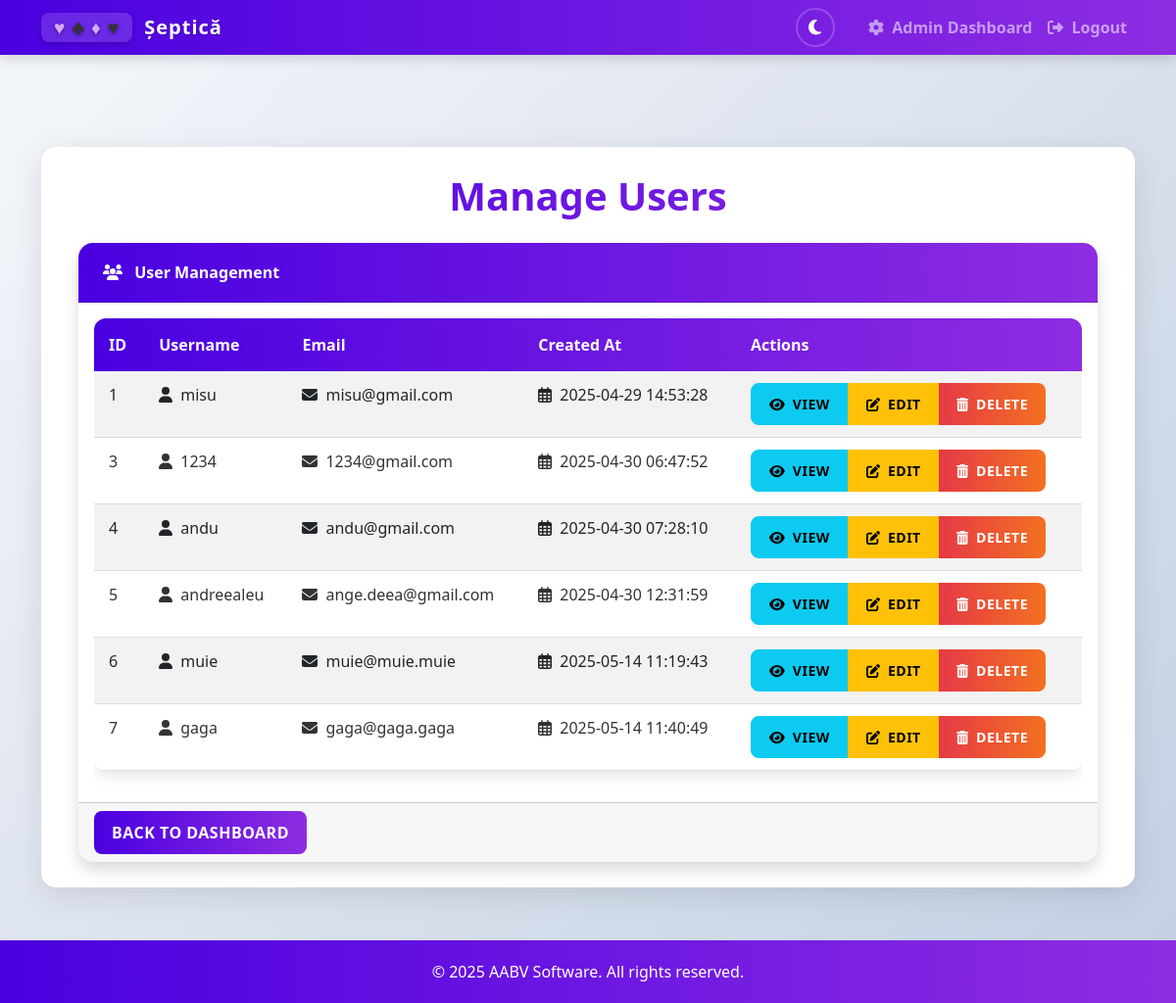
The app's page /admin/users (signed in), older data.
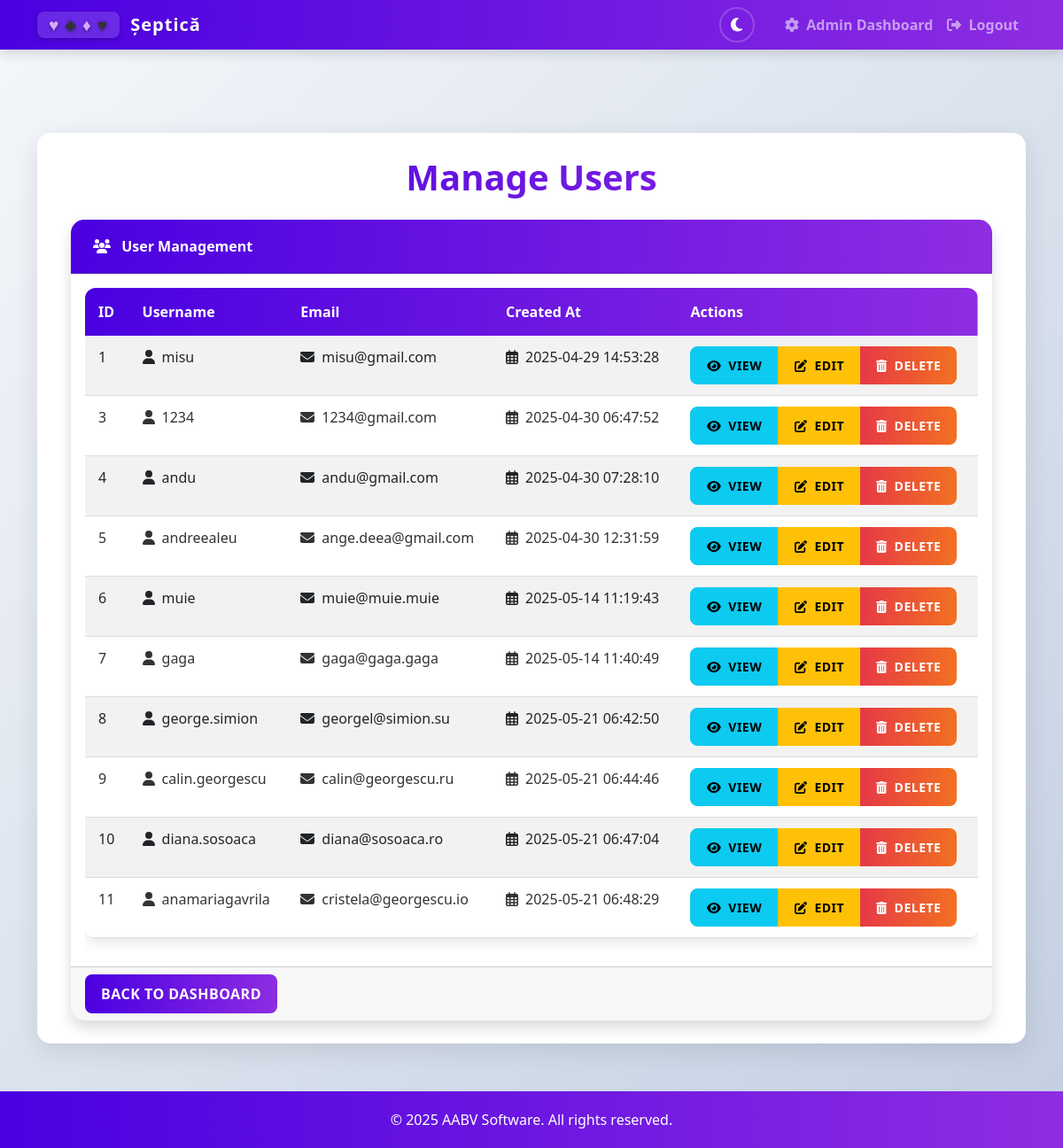
The same page, newer data.
### app.py (models this page shows, shortened)
class User(db.Model, UserMixin):
    id = db.Column(db.Integer, primary_key=True)
    username = db.Column(db.String(80), unique=True, nullable=False)
    email = db.Column(db.String(120), unique=True, nullable=False)
    password = db.Column(db.String(200), nullable=False)
    created_at = db.Column(db.DateTime, default=datetime.utcnow)
    is_admin = db.Column(db.Boolean, default=False)
    lobby_players = db.relationship('LobbyPlayer', back_populates='user', cascade='all, delete-orphan')

### app.py (the view)
@app.route('/admin/users')
def admin_users():
    if not session.get('is_admin', False):
        flash('You do not have permission to access this page!', 'error')
        return redirect(url_for('lobbies'))
    try:
        users = User.query.filter(User.is_admin == False).all()
        return render_template('admin_users.html', users=users)
    except Exception as e:
        logger.error(f"Error accessing admin users page: {e}")
        flash('An error occurred while retrieving users.', 'error')
        return redirect(url_for('admin_dashboard'))

### app.py (called while the page is built)
@login_manager.user_loader
def load_user(user_id):
    return User.query.get(int(user_id))

### templates/admin_users.html (shortened to what this page needs)
{% extends "base.html" %}
{% block content %}
<div class="container animate-fade-in">
    <h1 class="page-title text-center mb-4">Manage Users</h1>
    <div class="card shadow">
        <div class="card-header">
            <i class="fas fa-users me-2"></i> User Management
        </div>
        <div class="card-body">
            {% if users %}
                <div class="table-responsive">
                    <table class="table table-striped table-hover">
                        <thead>
                            <tr>
                                <th>ID</th>
                                <th>Username</th>
                                <th>Email</th>
                                <th>Created At</th>
                                <th>Actions</th>
                            </tr>
                        </thead>
                        <tbody>
                            {% for user in users %}
                            <tr>
                                <td>{{ user.id }}</td>
                                <td><i class="fas fa-user me-2"></i>{{ user.username }}</td>
                                <td><i class="fas fa-envelope me-2"></i>{{ user.email }}</td>
                                <td><i class="far fa-calendar-alt me-2"></i>{{ user.created_at.strftime('%Y-%m-%d %H:%M:%S') }}</td>
                                <td>
                                    <div class="btn-group" role="group">
                                        <a href="{{ url_for('admin_user_details', user_id=user.id) }}"
                                           class="btn btn-sm btn-info">
                                           <i class="fas fa-eye me-1"></i> View
                                        </a>
                                        <a href="{{ url_for('admin_edit_user', user_id=user.id) }}"
                                           class="btn btn-sm btn-warning">
                                           <i class="fas fa-edit me-1"></i> Edit
                                        </a>
                                        <button type="button" class="btn btn-sm btn-danger"
                                                data-bs-toggle="modal"
                                                data-bs-target="#deleteModal{{ user.id }}">
                                            <i class="fas fa-trash-alt me-1"></i> Delete
                                        </button>
                                    </div>
                                </td>
                            </tr>
                            {% endfor %}
                        </tbody>
                    </table>
                </div>
            {% else %}
                <div class="alert alert-info">
                    No users found in the database.
                </div>
            {% endif %}
        </div>
        <div class="card-footer">
            <a href="{{ url_for('admin_dashboard') }}" class="btn btn-primary">Back to Dashboard</a>
        </div>
    </div>
</div>
{% endblock %}

### templates/base.html (shortened to what this page needs)
<!DOCTYPE html>
<html lang="en">
<head>
    <link rel="stylesheet" href="https://cdn.jsdelivr.net/npm/bootstrap@5.2.3/dist/css/bootstrap.min.css">
    <link rel="stylesheet" href="https://cdnjs.cloudflare.com/ajax/libs/font-awesome/6.4.0/css/all.min.css">
    <link rel="stylesheet" href="{{ url_for('static', filename='css/style.css') }}">
    <link rel="stylesheet" href="{{ url_for('static', filename='css/admin-dark.css') }}">
</head>
<body class="d-flex flex-column min-vh-100">
    <div class="animated-bg">
        <span></span>
    </div>
    <nav class="navbar navbar-expand-lg navbar-dark fixed-top">
        <div class="container">            <a class="navbar-brand" href="{{ url_for('index') }}">
                <span class="card-suit-logo">
                    <span class="card-symbol heart-purple">♥</span>
                    <span class="card-symbol club-black">♣</span>
                    <span class="card-symbol diamond-purple">♦</span>
                    <span class="card-symbol heart-black">♥</span>
                </span>
                Șeptică
            </a>
            <div class="collapse navbar-collapse" id="navbarNav">
                <ul class="navbar-nav ms-auto">
                    <li class="nav-item me-3">
                        <button id="theme-toggle" class="btn btn-sm theme-toggle-btn" aria-label="Toggle dark mode">
                            <i class="fas fa-moon"></i>
                        </button>
                    </li>
                    {% if 'username' in session %}
                        {% if session.get('is_admin', False) %}
                        <li class="nav-item">
                            <a class="nav-link" href="{{ url_for('admin_dashboard') }}">
                                <i class="fas fa-cog me-1"></i> Admin Dashboard
                            </a>
                        </li>
                        {% endif %}
                        <li class="nav-item">
                            <a class="nav-link" href="{{ url_for('logout') }}">
                                <i class="fas fa-sign-out-alt me-1"></i> Logout
                            </a>
                        </li>
                    {% endif %}
                </ul>
            </div>
        </div>
    </nav>
    <div class="container my-4 navbar-padding">
        <div class="page-container">
            {% block content %}{% endblock %}
        </div>
    </div>
    <footer class="footer mt-auto py-3">
        <div class="container text-center">
            <span>&copy; 2025 AABV Software. All rights reserved.</span>
        </div>
    </footer>
</body>
</html>

### static/css/style.css (style rules this page uses)
:root { --primary-color: #4a00e0; --primary-color-rgb: 74, 0, 224; --secondary-color: #8e2de2; --secondary-color-rgb: 142, 45, 226; --accent-color: #ff6b6b; --light-accent: #ffb347; --success-color: #02c39a; --danger-color: #e63946; --warning-color: #f9c74f; --light-bg: #f0f2f5; --card-color: #ffffff; --text-color: #333333; --text-light: #6c757d; --body-bg: linear-gradient(135deg, #f5f7fa 0%, #c3cfe2 100%); --navbar-bg: linear-gradient(90deg, var(--primary-color), var(--secondary-color)); --footer-bg: rgba(255, 255, 255, 0.9); --footer-text: #6c757d; --input-bg: #fff; --input-border: #ced4da; --hearts: #e74c3c; --diamonds: #e67e22; --clubs: #2c3e50; --spades: #34495e; --card-border: #ddd; --card-shadow: rgba(0, 0, 0, 0.1); }
html { background: var(--body-bg); }
body { background: var(--body-bg); font-family: 'Segoe UI', Tahoma, Geneva, Verdana, sans-serif; color: var(--text-color); transition: background 0.3s ease, color 0.3s ease; padding-top: 56px; }
.navbar { background: var(--navbar-bg) !important; box-shadow: 0 4px 12px rgba(0, 0, 0, 0.15); z-index: 1030; }
.navbar-padding { padding-top: 70px; }
.navbar-brand { font-weight: 700; letter-spacing: 1px; text-shadow: 1px 1px 2px rgba(0, 0, 0, 0.2); display: flex; align-items: center; }
.card-suit-logo { display: inline-flex; align-items: center; margin-right: 12px; background: rgba(255, 255, 255, 0.15); padding: 5px 10px; border-radius: 8px; box-shadow: 0 2px 5px rgba(0, 0, 0, 0.2); transition: all 0.3s ease; }
.card-suit-logo .card-symbol { font-size: 1.2rem; font-weight: bold; margin: 0 3px; animation: pulse 4s infinite; animation-delay: calc(var(--i) * 0.7s); line-height: 1; text-shadow: 0 1px 3px rgba(0, 0, 0, 0.3); filter: drop-shadow(0 1px 2px rgba(0, 0, 0, 0.2)); }
.card-suit-logo .heart-purple { color: #d6a9ff; --i: 0; }
.card-suit-logo .heart-black { color: var(--text-color); --i: 1; }
.card-suit-logo .club-black { color: var(--text-color); --i: 2; }
.card-suit-logo .diamond-purple { color: #d6a9ff; --i: 3; }
.nav-link { font-weight: 600; transition: all 0.3s; }
.card { border: none; border-radius: 15px; overflow: hidden; transition: transform 0.3s, box-shadow 0.3s; background: var(--card-color); box-shadow: 0 5px 15px rgba(0, 0, 0, 0.08); }
.card-header { padding: 18px 25px; background: linear-gradient(90deg, var(--primary-color), var(--secondary-color)); color: white; font-weight: 600; }
.btn { border-radius: 8px; padding: 10px 18px; font-weight: 600; transition: all 0.3s; text-transform: uppercase; letter-spacing: 0.5px; }
.btn-primary { background: linear-gradient(90deg, var(--primary-color), var(--secondary-color)); border: none; }
.btn-danger { background: linear-gradient(90deg, var(--danger-color), #f27121); border: none; }
table.table { border-radius: 12px; overflow: hidden; box-shadow: 0 5px 15px var(--card-shadow); border-collapse: separate; border-spacing: 0; background-color: var(--card-color); color: var(--text-color); transition: all 0.3s ease; }
thead { background: linear-gradient(90deg, var(--primary-color), var(--secondary-color)); color: white; }
th { padding: 15px !important; font-weight: 600; border: none !important; }
td { padding: 12px 15px !important; border-color: var(--card-border) !important; }
tbody tr { transition: all 0.2s; }
.footer { background: var(--navbar-bg) !important; color: white !important; padding: 20px 0 !important; font-weight: 500; transition: background 0.3s ease; }
.page-container { background-color: var(--card-color); border-radius: 15px; padding: 25px; box-shadow: 0 8px 30px var(--card-shadow); backdrop-filter: blur(10px); margin-bottom: 30px; transition: background-color 0.3s ease, box-shadow 0.3s ease; border: 1px solid transparent; }
.page-title { background: linear-gradient(90deg, var(--primary-color), var(--secondary-color)); background-clip: text; -webkit-background-clip: text; -webkit-text-fill-color: transparent; font-weight: 700; margin-bottom: 20px; }
.animate-fade-in { animation: fadeIn 0.5s ease-out forwards; }
.animated-bg { position: fixed; top: 0; left: 0; width: 100%; height: 100%; z-index: -1; overflow: hidden; }
.theme-toggle-btn { background-color: transparent; color: white; border: 2px solid rgba(255, 255, 255, 0.2); width: 40px; height: 40px; border-radius: 50%; display: flex; align-items: center; justify-content: center; font-size: 1.1rem; transition: all 0.3s ease; padding: 0; margin-right: 10px; }
.theme-toggle-btn .fa-moon { display: inline-block; color: white; }

Row changes from the older to the newer data that the page shows:
added User: id "8", username "george.simion", email "georgel@simion.su", created_at "2025-05-21 06:42:50"
added User: id "9", username "calin.georgescu", email "calin@georgescu.ru", created_at "2025-05-21 06:44:46"
added User: id "10", username "diana.sosoaca", email "diana@sosoaca.ro", created_at "2025-05-21 06:47:04"
added User: id "11", username "anamariagavrila", email "cristela@georgescu.io", created_at "2025-05-21 06:48:29"
